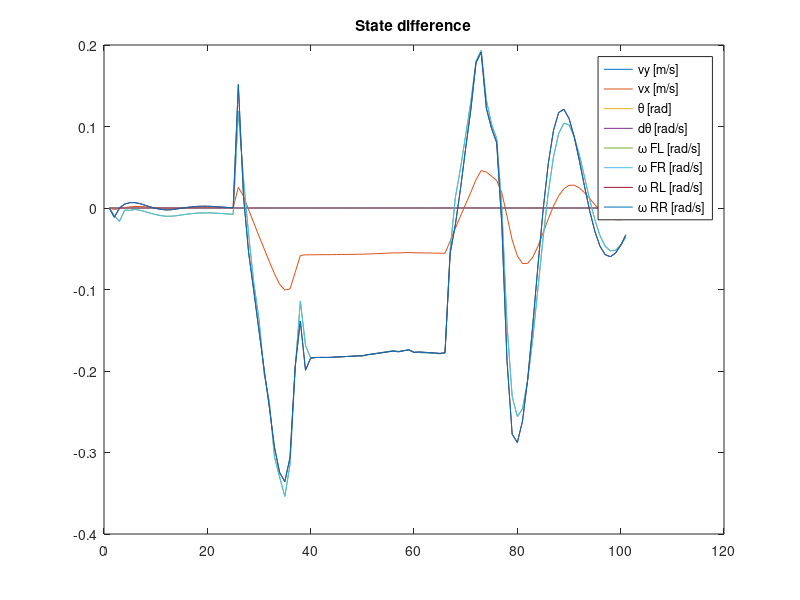
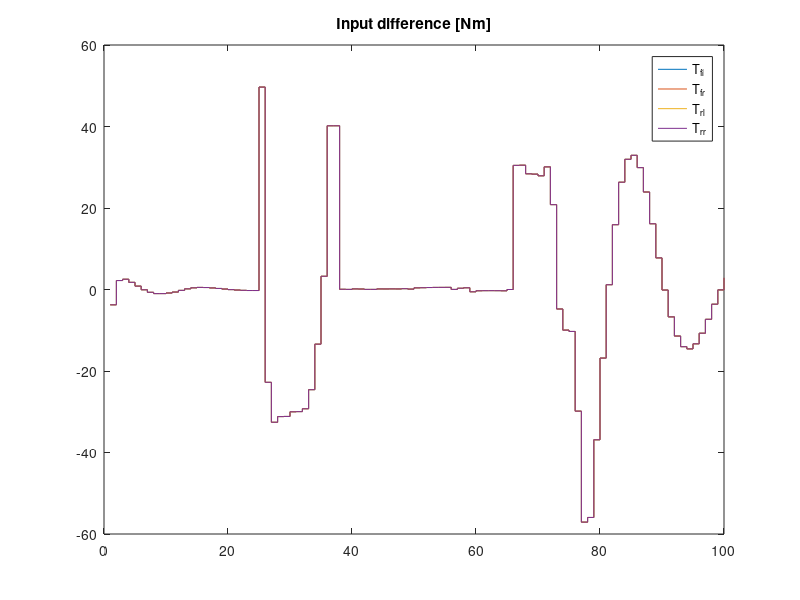
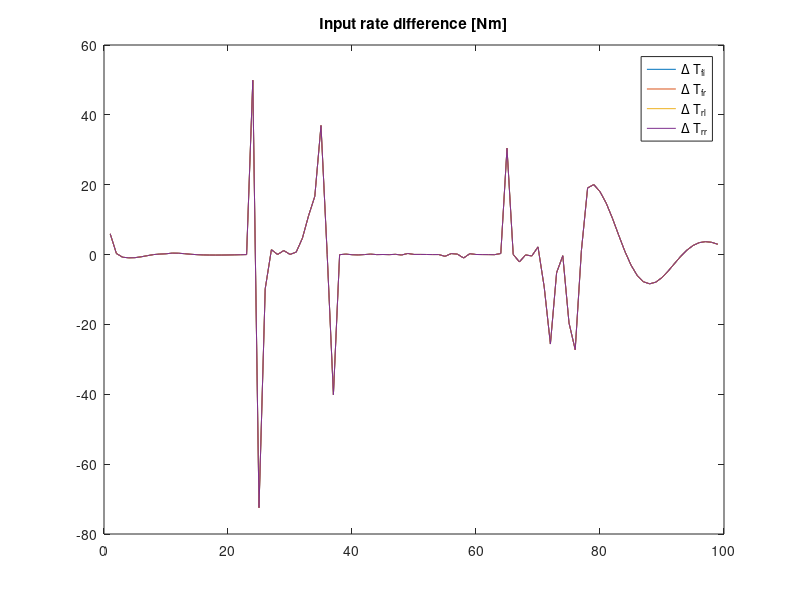

The MATLAB source for these figures, in order:
clear;clc;close all

% load simulation data
s1 = load('Simulation results/acc_pudu_osqp/acc_pudu_osqp.mat');
s2 = load('Simulation results/acc_udu_osqp/acc_udu_osqp.mat');

% compare the states
figure
plot((s1.Xis-s2.Xis)')
legend({'vy [m/s]','vx [m/s]','\theta [rad]','d\theta [rad/s]',...
           '\omega FL [rad/s]','\omega FR [rad/s]','\omega RL [rad/s]','\omega RR [rad/s]'})
title('State difference')

% compare the inputs
figure
stairs((s1.Us-s2.Us)')
legend('T_{fl}','T_{fr}','T_{rl}','T_{rr}')
title('Input difference [Nm]')

% compare the input rates
figure
plot((diff(s1.Us,1,2)-diff(s2.Us,1,2))')
legend('\Delta T_{fl}','\Delta T_{fr}','\Delta T_{rl}','\Delta T_{rr}')
title('Input rate difference [Nm]')
